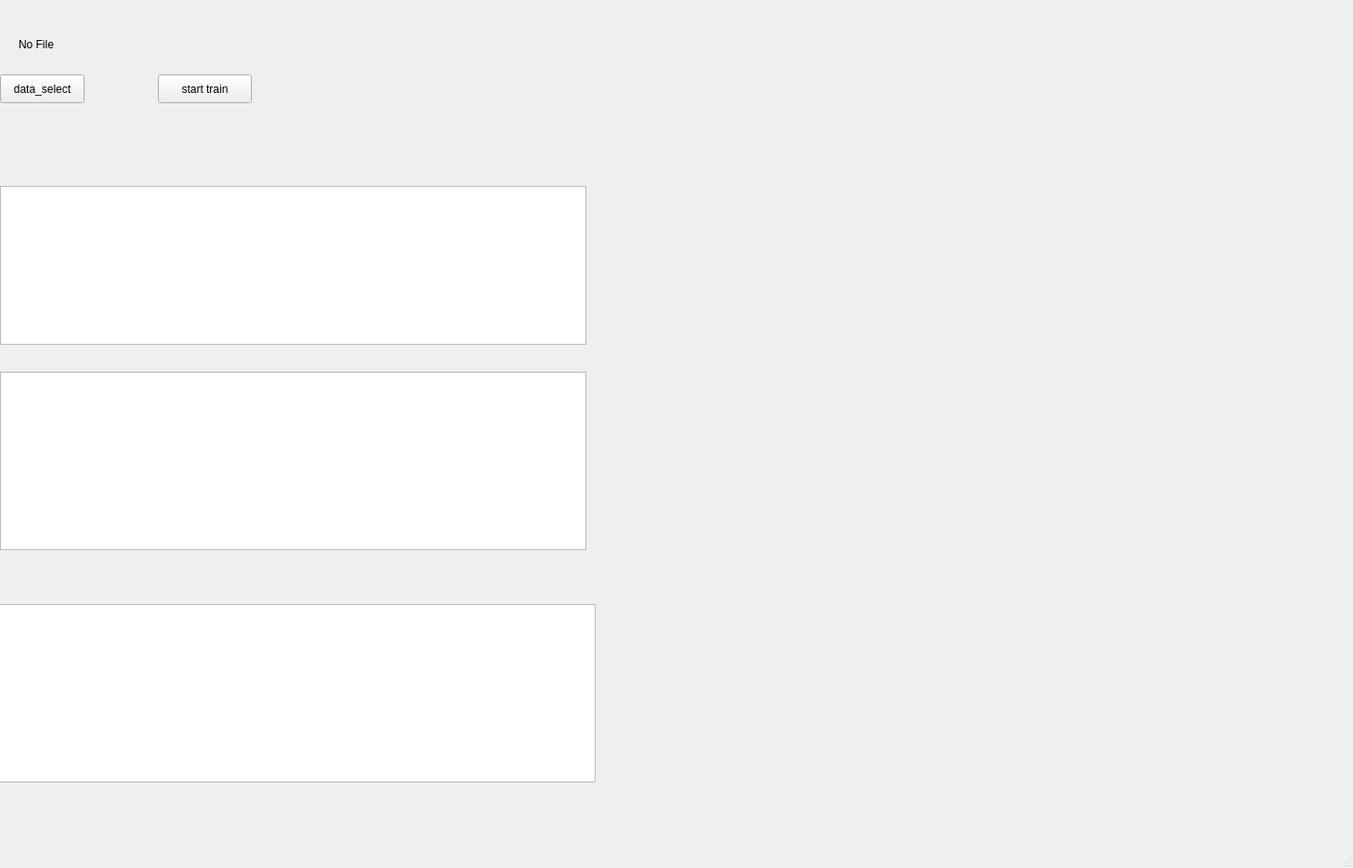
<?xml version="1.0" encoding="UTF-8"?>
<ui version="4.0">
 <class>MainWindow</class>
 <widget class="QMainWindow" name="MainWindow">
  <property name="geometry">
   <rect>
    <x>0</x>
    <y>0</y>
    <width>1456</width>
    <height>934</height>
   </rect>
  </property>
  <property name="windowTitle">
   <string>MainWindow</string>
  </property>
  <widget class="QWidget" name="centralwidget">
   <widget class="QPushButton" name="data_select">
    <property name="geometry">
     <rect>
      <x>0</x>
      <y>80</y>
      <width>91</width>
      <height>31</height>
     </rect>
    </property>
    <property name="text">
     <string>data_select</string>
    </property>
   </widget>
   <widget class="QLabel" name="nomal_file">
    <property name="geometry">
     <rect>
      <x>20</x>
      <y>10</y>
      <width>141</width>
      <height>16</height>
     </rect>
    </property>
    <property name="text">
     <string/>
    </property>
   </widget>
   <widget class="QLabel" name="malware_file">
    <property name="geometry">
     <rect>
      <x>20</x>
      <y>40</y>
      <width>571</width>
      <height>16</height>
     </rect>
    </property>
    <property name="text">
     <string>No File</string>
    </property>
   </widget>
   <widget class="QPushButton" name="train_button">
    <property name="geometry">
     <rect>
      <x>170</x>
      <y>80</y>
      <width>101</width>
      <height>31</height>
     </rect>
    </property>
    <property name="text">
     <string>start train</string>
    </property>
   </widget>
   <widget class="QTableWidget" name="data_preprocessor_output">
    <property name="geometry">
     <rect>
      <x>0</x>
      <y>200</y>
      <width>631</width>
      <height>171</height>
     </rect>
    </property>
   </widget>
   <widget class="QTableWidget" name="train_result">
    <property name="geometry">
     <rect>
      <x>0</x>
      <y>400</y>
      <width>631</width>
      <height>192</height>
     </rect>
    </property>
   </widget>
   <widget class="QTableWidget" name="vir_result">
    <property name="geometry">
     <rect>
      <x>-10</x>
      <y>650</y>
      <width>651</width>
      <height>192</height>
     </rect>
    </property>
   </widget>
  </widget>
  <widget class="QMenuBar" name="menubar">
   <property name="geometry">
    <rect>
     <x>0</x>
     <y>0</y>
     <width>1456</width>
     <height>21</height>
    </rect>
   </property>
  </widget>
  <widget class="QStatusBar" name="statusbar"/>
 </widget>
 <resources/>
 <connections/>
</ui>
